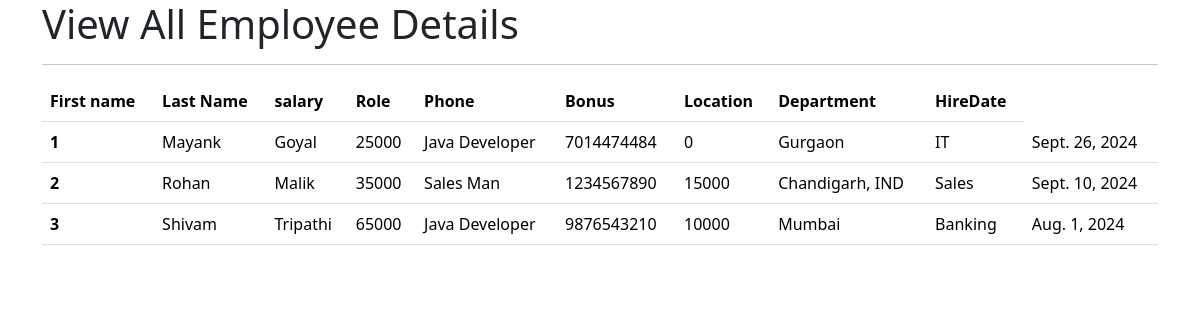
The page /all_emp on the database as committed earlier.
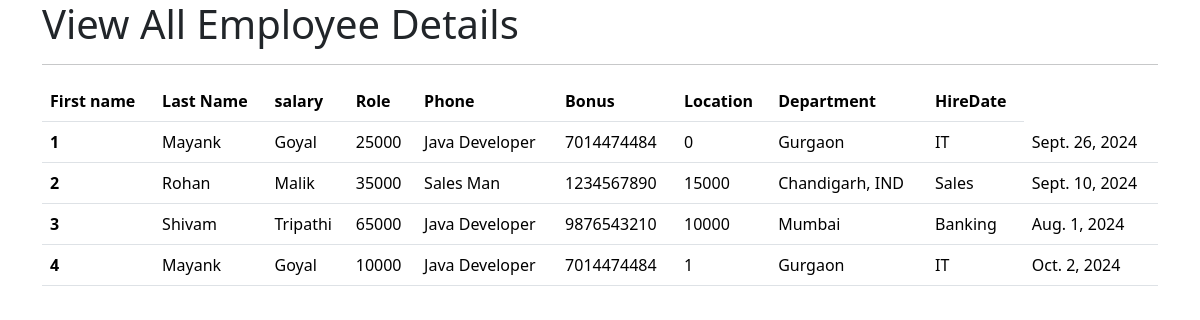
The same page on the database as committed later.
### emp_app/models.py (models this page shows, shortened)
class Employee(models.Model):
    first_name = models.CharField(max_length=100, null=False)
    last_name = models.CharField(max_length=100)
    dept = models.ForeignKey(Department, on_delete=models.CASCADE)
    salary = models.IntegerField(default=0)
    bonus = models.IntegerField(default=0)
    role = models.ForeignKey(Role, on_delete=models.CASCADE)
    phone = models.IntegerField(default=0)
    hire_date = models.DateField()

class Role(models.Model):
    name = models.CharField(max_length=100, null=False)

class Department(models.Model):
    name = models.CharField(max_length=100, null=False)
    location = models.CharField(max_length=100)

### emp_app/views.py (the view)
# urls.py: path('all_emp', views.all_emp, name='all_emp'),
def all_emp(request):
    emps = Employee.objects.all()
    context = {
        "emps" : emps
    }
    return render(request, 'view_all_emp.html', context)

### emp_app/templates/view_all_emp.html (shortened to what this page needs)
<!doctype html>
<html lang="en">
  <head>
    <link href="https://cdn.jsdelivr.net/npm/bootstrap@5.3.3/dist/css/bootstrap.min.css" rel="stylesheet">
  </head>
  <body>
    <div class="container">
    <h1>View All Employee Details</h1>
    <hr>
    <table class="table">
      <thead>
        <tr>
          <th scope="col">First name</th>
          <th scope="col">Last Name</th>
          <th scope="col">salary</th>
          <th scope="col">Role</th>
          <th scope="col">Phone</th>
          <th scope="col">Bonus</th>
          <th scope="col">Location</th>
          <th scope="col">Department</th>
          <th scope="col">HireDate</th>
        </tr>
      </thead>
      {% for emp in emps %}
      <tbody>
        <tr>
          <th>{{emp.id}}</th>
          <td>{{emp.first_name}}</td>
          <td>{{emp.last_name}}</td>
          <td>{{emp.salary}}</td>
          <td>{{emp.role.name}}</td>
          <td>{{emp.phone}}</td>
          <td>{{emp.bonus}}</td>
          <td>{{emp.dept.location}}</td>
          <td>{{emp.dept.name}}</td>
          <td>{{emp.hire_date}}</td>
        </tr>
      </tbody>
      {% endfor %}
    </table>
    </div>
  </body>
</html>

Rows that differ between the two databases and show on the page:
added Employee: id "4", first_name "Mayank", last_name "Goyal", salary "10000", role.name "Java Developer", phone "7014474484", bonus "1", dept.location "Gurgaon", dept.name "IT", hire_date "Oct. 2, 2024"
